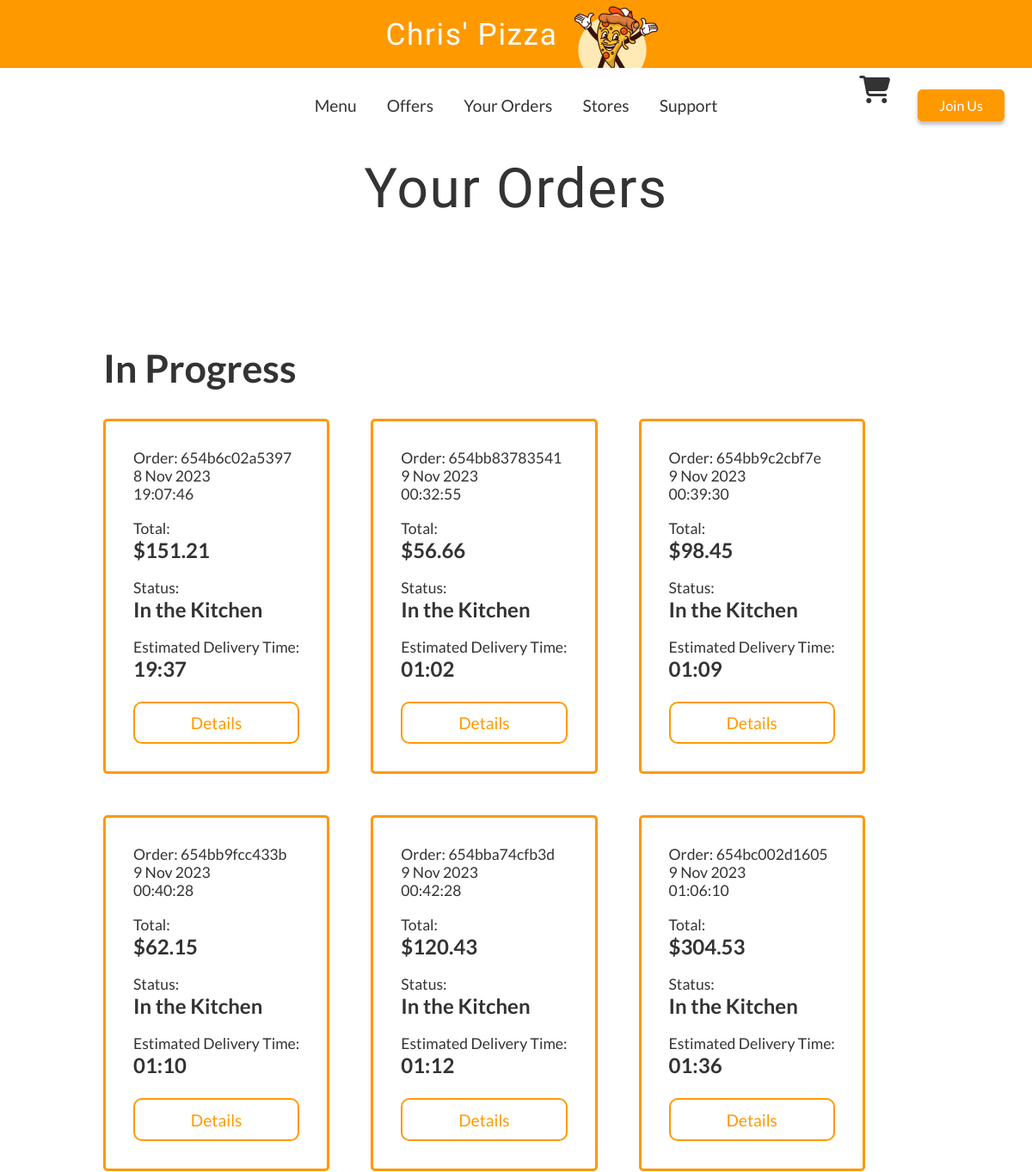
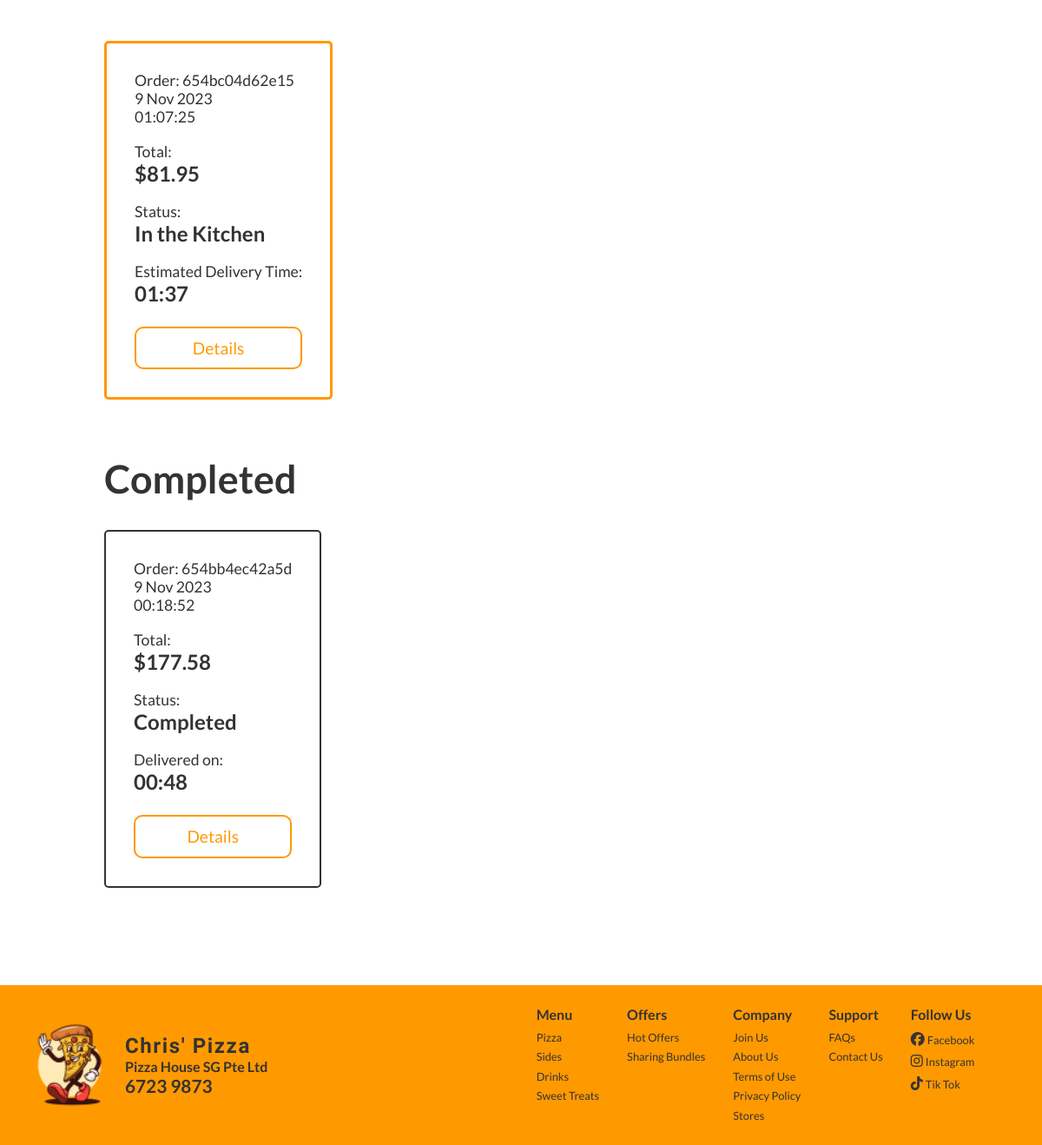
/allorders.php (signed in), run on the app's committed database (2 pictures, top to bottom).
### tables this page shows
CREATE TABLE `ordersummary` (
  `id` int(11) NOT NULL,
  `order_id` varchar(40) NOT NULL,
  `customer_id` int(11) NOT NULL,
  `total` decimal(10,2) NOT NULL,
  `date` datetime NOT NULL,
  `delivery_time` time DEFAULT NULL,
  `status` varchar(40) NOT NULL
);

### allorders.php (the view, shortened to what this page needs)
<!DOCTYPE html>
<html lang="en">
  <head>
    <link rel="stylesheet" href="styles.css" />
  </head>
  <body>
    <div class="navbar">
      <a href="index.php">
        <div class="navbar-logo-container">
          <div class="navbar-logo-title">Chris' Pizza</div>
          <img class="navbar-logo" src="./assets/images/icon.png" />
        </div>
      </a>
      <div class="sub-navbar">
        <div class="navbarItems">
          <a href="#" class="navbarItem">Menu</a>
          <a href="#" class="navbarItem">Offers</a>
          <a href="allorders.php" class="navbarItem">Your Orders</a>
          <a href="stores.php" class="navbarItem">Stores</a>
          <a href="#" class="navbarItem">Support</a>
        </div>
        <div class="cart-profile-container">
          <i
            class="nav-icon fa-solid fa-cart-shopping fa-2xl"
            onclick="showCart()"
          >
         </i>
          <button
            class="button-filled join-button"
            onclick="openDialog('sign-up-dialog')"
          >
            Join Us
          </button>
        </div>
      </div>
      <div class="page-title-container">
        <div class="page-title">Your Orders</div>
      </div>
      <div class="container">
        <div class="orders-container">
          <?php
          $servername = "localhost";
          $username = "root";
          $password = "";
          $dbname = "chrispizza";
          $conn = new mysqli($servername, $username, $password, $dbname);
          $customer_id = $_SESSION['customer_id'];
          $sql = "SELECT * FROM ordersummary WHERE customer_id = '$customer_id' AND status != 'Completed'";
          $result = $conn->query($sql);
          if ($result === false) {
            echo "Error: " . $conn->error;
          } else {
            if ($result->num_rows > 0) {
              echo ' <div class="inprogress-orders-container">
              <div class="inprogress-orders-title">In Progress</div>
              <div class="inprogress-orders">';
              while ($row = $result->fetch_assoc()) {
                $order_id = $row["order_id"];
                $dateTime = new DateTime($row['date']);
                $dateFormatted = $dateTime->format('j M Y');
                $timeFormatted = $dateTime->format('H:i:s');
                $total = $row["total"];
                $delivery_time = $row["delivery_time"];
                $status = $row["status"];
                echo '<form class="order-container" method="get" action="order-summary.php">';
                echo '<div class="order-title">Order: ' . $order_id . '</div>';
                echo '<div class="order-title">' . $dateFormatted . '</div>';
                echo '<div class="order-title">' . $timeFormatted . '</div>   <br />';
                echo '<div class="order-title">Total:</div>';
                echo '<div class="total-title">$' . $total . '</div>    <br />';
                echo '                <div class="order-title">Status:</div>
                <div class="total-title">' . $status . '</div><br />';
                echo '                <div class="order-title">Estimated Delivery Time:</div>
                <div class="total-title">' . substr($delivery_time, 0, 5) . '</div>';
                echo '    <button class="see-order-button">Details</button>';
                echo '</form>';
              }
              echo '</div>
              </div>';
            } else {
              echo "No orders found.  Please sign in or place an order.";
            }
          }
          ?>
           <?php
           $servername = "localhost";
           $username = "root";
           $password = "";
           $dbname = "chrispizza";
           $conn = new mysqli($servername, $username, $password, $dbname);
           $customer_id = $_SESSION['customer_id'];
           $sql = "SELECT * FROM ordersummary WHERE customer_id = '$customer_id' AND status = 'Completed'";
           $result = $conn->query($sql);
           if ($result === false) {
             echo "Error: " . $conn->error;
           } else {
             if ($result->num_rows > 0) {
               echo ' <div class="inprogress-orders-container">
              <div class="inprogress-orders-title">Completed</div>
              <div class="inprogress-orders">';
               while ($row = $result->fetch_assoc()) {
                 $order_id = $row["order_id"];
                 $dateTime = new DateTime($row['date']);
                 $dateFormatted = $dateTime->format('j M Y');
                 $timeFormatted = $dateTime->format('H:i:s');
                 $total = $row["total"];
                 $delivery_time = $row["delivery_time"];
                 $status = $row["status"];
                 echo '<form class="order-container-completed" method="get" action="order-summary.php">';
                 echo '<div class="order-title">Order: ' . $order_id . '</div>';
                 echo '<div class="order-title">' . $dateFormatted . '</div>';
                 echo '<div class="order-title">' . $timeFormatted . '</div>   <br />';
                 echo '<div class="order-title">Total:</div>';
                 echo '<div class="total-title">$' . $total . '</div>    <br />';
                 echo '                <div class="order-title">Status:</div>
                <div class="total-title">' . $status . '</div><br />';
                 echo '                <div class="order-title">Delivered on:</div>
                <div class="total-title">' . substr($delivery_time, 0, 5) . '</div>';
                 echo '    <button class="see-order-button">Details</button>';
                 echo '</form>';
               }
               echo '</div>
              </div>';
             }
           }
           ?>
        </div>
      </div>
      <div class="footer">
        <div class="footer-left-container">
          <div class="footer-info-container">
            <img class="footer-img" src="./assets/images/footer-icon.png" />
            <div class="footer-left-text-container">
              <div class="footer-title">Chris' Pizza</div>
              <div class="footer-subtitle">Pizza House SG Pte Ltd</div>
              <div class="footer-number">6723 9873</div>
            </div>
          </div>
        </div>
        <div class="footer-right-container">
          <div class="footer-links-container">
            <div class="footer-links-title">Menu</div>
            <div class="footer-links-content-container">
              <a class="footer-link" href="#">Pizza</a>
              <a class="footer-link" href="#">Sides</a>
              <a class="footer-link" href="#">Drinks</a>
              <a class="footer-link" href="#">Sweet Treats</a>
            </div>
          </div>
          <div class="footer-links-container">
            <div class="footer-links-title">Offers</div>
            <div class="footer-links-content-container">
              <a class="footer-link" href="#">Hot Offers</a>
              <a class="footer-link" href="#">Sharing Bundles</a>
            </div>
          </div>
          <div class="footer-links-container">
            <div class="footer-links-title">Company</div>
            <div class="footer-links-content-container">
              <a class="footer-link" href="#">Join Us</a>
              <a class="footer-link" href="#">About Us</a>
              <a class="footer-link" href="#">Terms of Use</a>
              <a class="footer-link" href="#">Privacy Policy</a>
              <a class="footer-link" href="#">Stores</a>
            </div>
          </div>
          <div class="footer-links-container">
            <div class="footer-links-title">Support</div>
            <div class="footer-links-content-container">
              <a class="footer-link" href="#">FAQs</a>
              <a class="footer-link" href="#">Contact Us</a>
            </div>
          </div>
          <div class="footer-links-container">
            <div class="footer-links-title">Follow Us</div>
            <div class="footer-links-content-container">
              <div class="footer-link-with-image-container">
                <i class="fa-brands fa-facebook"></i>
                <a class="footer-link" href="#">Facebook</a>
              </div>
              <div class="footer-link-with-image-container">
                <i class="fa-brands fa-instagram"></i>
                <a class="footer-link" href="#">Instagram</a>
              </div>
              <div class="footer-link-with-image-container">
                <i class="fa-brands fa-tiktok"></i>
                <a class="footer-link" href="#">Tik Tok</a>
              </div>
            </div>
          </div>
        </div>
      </div>
    </div>
  </body>
</html>

### styles.css (style rules this page uses)
:root { --primary: #ff9900; --secondary: #ffeab5; --tetiary: #FFCE85; --complimentary: #002e58; --background: #ffffff; --text: #333333; --image: gray; }
body { margin: 0; padding: 0; font-family: "Lato", sans-serif; overflow-x: hidden; color: var(--text); }
* { font-family: "Lato", sans-serif; }
a { text-decoration: none; }
.navbar { width: 100vw; top: 0; left: 0; height: fit-content; z-index: 99; }
.navbar-logo-container { width: 100%; background: var(--primary); display: flex; align-items: center; justify-content: center; }
.navbar-logo-title { font-family: 'Calistoga', serif; letter-spacing: 0.1rem; font-weight: 400; font-size: 2.2rem; color: var(--background); margin: 0rem 1rem 0rem 1rem; }
.navbarItem { text-decoration: none; color: var(--text); margin: 0 1rem; cursor: pointer; font-size: 1.2rem; position: relative; }
.navbarItem::after { content: ""; position: absolute; z-index: 100; width: 100%; transform: scaleX(0); height: 2px; bottom: 0; left: 0; background-color: #333333; transform-origin: bottom right; margin-top: 15px; transition: transform 0.25s ease-out; }
.sub-navbar { padding: 1rem 0; width: 100%; display: flex; justify-content: center; align-items: center; position: relative; padding-top: 2rem; }
.cart-profile-container { position: absolute; right: 2rem; display: flex; gap: 1rem; }
.button-filled { padding: 0.5rem 1.5rem; color: var(--background); border: 1px solid var(--primary); background: var(--primary); box-shadow: 0px 4px 4px 0px rgba(0, 0, 0, 0.25); border-radius: 5px; transition: 0.3s; cursor: pointer; }
.join-button { font-size: 1rem; }
.nav-icon { margin: 0 1rem; cursor: pointer; position: relative; }
.container { width: 100vw; max-width: 100vw; height: auto; position: relative; z-index: 1; margin-top: 0rem; min-height: 100vh; position: relative; }
.footer { background: var(--primary); min-height: 10rem; width: 100vw; position: relative; display: flex; }
.footer-left-container { display: flex; width: 50%; }
.footer-left-text-container { display: flex; flex-direction: column; justify-content: center; }
.footer-info-container { display: flex; justify-content: center; align-items: center; margin-left: 1rem; }
.footer-title { font-family: 'Calistoga', serif; letter-spacing: 0.1rem; font-weight: 600; font-size: 1.5rem; }
.footer-number { font-weight: 600; font-size: 1.3rem; }
.footer-img { width: 8rem; height: 8rem; }
.footer-subtitle { font-weight: 600; }
.footer-right-container { display: flex; flex-direction: row; justify-content: center; padding-top: 1.5rem; padding-right: 2.5rem; width: 50%; }
.footer-links-container { display: flex; flex-direction: column; width: fit-content; min-height: 10rem; margin: 0 1rem; }
.footer-links-title { font-size: 1rem; font-weight: 700; margin-bottom: 0.4rem; }
.footer-links-container { width: fit-content; }
.footer-links-content-container { display: flex; flex-direction: column; }
.footer-link { text-decoration: none; color: var(--text); margin: 0.2rem 0; font-size: 0.8rem; font-weight: 500; }
.footer-link-with-image-container { margin: 0.2rem 0; }
.page-title-container { width: 100%; margin: 2rem 0; display: flex; align-items: center; justify-content: center; position: relative; }
.page-title { font-family: 'Calistoga', serif; letter-spacing: 0.1rem; font-size: 4rem; text-align: center; }
.orders-container { display: flex; flex-direction: column; align-items: center; justify-content: center; padding: 5rem 0; }
.order-title { font-size: 1.1rem; }
.total-title { font-size: 1.5rem; font-weight: 600; }
.inprogress-orders-container { width: 80%; margin: 2rem 0; }
.inprogress-orders-title { font-size: 2.8rem; font-weight: 600; margin-bottom: 2rem; }
.inprogress-orders { display: flex; flex-wrap: wrap; gap: 3rem; }
.order-container { display: flex; flex-direction: column; padding: 2rem 2rem; border-radius: 5px; border: 3px solid var(--primary); }
.order-container-completed { display: flex; flex-direction: column; padding: 2rem 2rem; border-radius: 5px; border: 2px solid var(--text); }
.see-order-button { background: var(--background); color: var(--primary); border: 2px solid var(--primary); border-radius: 10px; font-size: 1.2rem; font-weight: 400; padding: 0.7rem 3rem; cursor: pointer; transition: 0.3s; margin-top: 1.5rem; }

### data on the page
ordersummary: order "654b6c02a5397", date "8 Nov 2023", date "19:07:46", total "151.21", status "In the Kitchen", delivery_time "19:37"
ordersummary: order "654bb83783541", date "9 Nov 2023", date "00:32:55", total "56.66", status "In the Kitchen", delivery_time "01:02"
ordersummary: order "654bb9c2cbf7e", date "9 Nov 2023", date "00:39:30", total "98.45", status "In the Kitchen", delivery_time "01:09"
ordersummary: order "654bb9fcc433b", date "9 Nov 2023", date "00:40:28", total "62.15", status "In the Kitchen", delivery_time "01:10"
ordersummary: order "654bba74cfb3d", date "9 Nov 2023", date "00:42:28", total "120.43", status "In the Kitchen", delivery_time "01:12"
ordersummary: order "654bc002d1605", date "9 Nov 2023", date "01:06:10", total "304.53", status "In the Kitchen", delivery_time "01:36"
ordersummary: order "654bc04d62e15", date "9 Nov 2023", date "01:07:25", total "81.95", status "In the Kitchen", delivery_time "01:37"
ordersummary: order "654bb4ec42a5d", date "9 Nov 2023", date "00:18:52", total "177.58", status "Completed", delivery_time "00:48"
